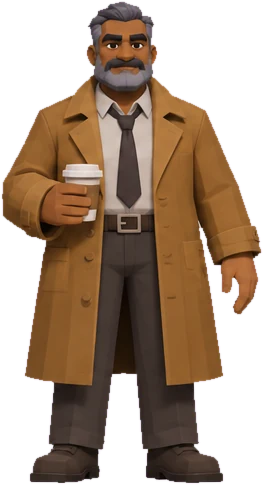
#> input picture src/town/art/dex.webp, 263 x 485 px, given in place of meena-selvi-front.png, which was not available
$ python make-figures.py ../src/town/art/dex.webp
#> lines starting #> are read from the running program, lines starting #| are printed output that depends on the picture
"""
Turns each character's four body views (assets/characters/<name>-front|back|side-left|side-right.png) into a
low-poly 3D figure for the town.

For every character it writes, under src/town/cast3d/:
  <cast>.webp   the four views packed side by side, painted onto the model from four directions
  <cast>.json   the shape: rings (elliptical slices) for the head, body, arms and legs, plus the joints they turn on
  faces/<tone>/<cast>-<expression>.webp   the face from each expression portrait, cut to fit the model's head

The shape comes from the outlines: the front view gives each slice its width, the side view its depth.
Adding a character: put the four views in assets/characters/, add a line to CAST below, and run
    python3 scripts/make-figures.py            (needs Pillow and numpy)
    python3 scripts/make-figures.py --sheet out.png   also saves a check sheet of outlines and face boxes
"""
import json
import sys
from pathlib import Path

import numpy as np
from PIL import Image, ImageDraw

ROOT = Path(__file__).resolve().parent.parent
ART = ROOT / 'assets/characters'
OUT = ROOT / 'src/town/cast3d'

# cast id -> (art file name, portrait file name, options)
# height: metres. tol: how far a pixel may differ from the grey backdrop and still count as backdrop.
CAST = {
    'meena': ('meena-selvi', 'meena-selvi', {'height': 1.68}),
    'nevethitha': ('nevethitha-rajan', 'nevethitha-rajan', {'height': 1.72}),
    'kavya': ('kavya-narayanan', 'kavya-narayanan', {'height': 1.66, 'tol': 28}),
    'lin': ('dr-yazhini-raman', 'dr-lin-abara', {'height': 1.66, 'tol': 9}),
    'karunakaran': ('captain-karunakaran-velu', 'captain-karunakaran-velu', {'height': 1.76}),
    'thenmozhi': ('thenmozhi-selvam', 'thenmozhi-selvam', {'height': 1.62}),
    'ilango': ('ilango-thangaraj', 'ilango-thangaraj', {'height': 1.7}),
    'kane': ('sethu-raman', 'kane-hollis', {'height': 1.74}),
    'vex': ('arun-kumar', 'vex-lorne', {'height': 1.74}),
    'tip': ('sakthivel-siva', 'tip-callahan', {'height': 1.7}),
    'crane': ('sivaram-chetllamuthu', 'silas-crane', {'height': 1.8}),
    'dex': ('sgt-devan-rajan', 'sgt-dex-okafor', {'height': 1.78}),
    'cole': ('officer-arul-prakash', 'officer-cole', {'height': 1.76}),
}

VIEWS = ['front', 'back', 'side-left', 'side-right']
EXPRESSIONS = ['neutral', 'suspicious', 'caught-lying', 'nervous', 'angry', 'smug', 'scared']
PORTRAITS = {
    'crime': ['assets/portraits/set-2', 'assets/portraits/set-1', 'assets/portraits/set-3', 'assets/portraits/set-5'],
    'friendly': ['assets/junior/portraits'],
}
# Junior art that is a different outfit or framing, so its face would not sit on this body.
SKIP_FACES = {('friendly', 'kavya')}

WORK = 768  # outlines are found at this image height
ATLAS_H = 1024  # each view's height in the packed texture
RING_STEP = 0.028  # metres between slices
FACE_W, FACE_H = 128, 160


# ---------- outlines ----------

def load(path: Path) -> Image.Image:
    return Image.open(path).convert('RGB')
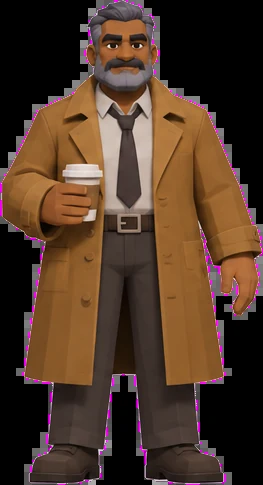
#> returned value: PIL image 263x485 RGB; mean R, G, B 79, 55.6, 40.4


# [51 lines left out: functions outline, keep_largest, runs, not called in this run]


class View:
    """One outline, with conversions between its pixels and model metres."""

    # [12 lines left out: function __init__, not called in this run]

    def row(self, y: float) -> int:
        """Pixel row for a height in metres above the ground."""
        return int(round(self.bottom - 1 - y / self.scale))

    def m(self, px: float) -> float:
        return (px - self.centre) * self.scale * self.sign

    # [9 lines left out: function spans, not called in this run]

    def edges(self) -> tuple[float, float]:
        """Model coordinate at the left and right edge of the outline's box."""
        return self.m(self.left), self.m(self.right)


# [5 lines left out: function containing, not called in this run]


def nearest(spans, v):
    return min(spans, key=lambda s: 0 if s[0] <= v <= s[1] else min(abs(s[0] - v), abs(s[1] - v))) if spans else None


# ---------- faces ----------

# [90 lines left out: functions smooth, skin, components, face_box, ring, tidy, not called in this run]


def build(cast: str, art: str, portrait: str, opts: dict, sheet: list):
    H = opts.get('height', 1.75)
    tol = opts.get('tol', 16)
    ims = {v: load(ART / f'{art}-{v}.png') for v in VIEWS}
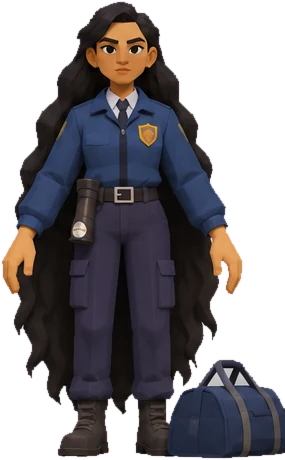
#> input picture src/town/art/juno.webp, 285 x 460 px, given in place of meena-selvi-back.png, which was not available
#> in load (call 2), `return Image.open(path).convert('RGB')`:
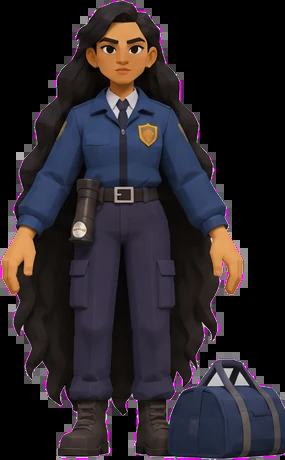
#> returned value: PIL image 285x460 RGB; mean R, G, B 41, 35.5, 40.8
    # front: image right is the character's left (+x). back: image right is -x.
    # side-left faces image-left and shows the character's left side: image left is the front (+z).
    signs = {'front': 1, 'back': -1, 'side-left': -1, 'side-right': 1}
    views = {v: View(ims[v], outline(ims[v], tol), H, signs[v]) for v in VIEWS}
    F, S = views['front'], views['side-left']

    # face and neck from the front view
    small = np.asarray(F.im.resize(F.mask.shape[::-1], Image.LANCZOS))
    head_cx = int(np.nonzero(F.mask[F.top: F.top + int(0.06 * (F.bottom - F.top))])[1].mean())
    half = int(0.09 * (F.bottom - F.top))
    fb = face_box(small, (max(0, head_cx - half), F.top, head_cx + half, F.top + int(0.3 * (F.bottom - F.top))))
    if fb is None:
        raise SystemExit(f'{cast}: no face found in the front view')
    fcx, fw, ftop, fneck = fb
    neck_y = (F.bottom - 1 - fneck) * F.scale
    face = {'x': round(F.m(fcx), 4), 'w': round(fw * F.scale, 4), 'top': round((F.bottom - 1 - ftop) * F.scale, 4), 'neck': round(neck_y, 4)}

    cx0 = F.m(head_cx)
    # crotch (or hem): the first height, coming down from the waist, where the middle column is empty
    crotch = 0.0
    y = 0.62 * H
    while y > 0.08 * H:
        if not containing(F.spans(y), cx0):
            crotch = y
            break
        y -= 0.005
    if crotch == 0.0:
        crotch = 0.08 * H  # a long coat or skirt to the ankles: no separate legs
    skirt = crotch < 0.4 * H
    hip_y = max(crotch + 0.04 * H, 0.5 * H)
    knee_y = 0.28 * H

    body_z = S.m(S.centre)

    # [4 lines left out: function depth, not called in this run]

    # side-view centre of the legs, to pick the leg span on the side view
    leg_z = np.mean([((s[0] + s[1]) / 2) for yy in np.arange(0.05 * H, 0.2 * H, 0.02) if (s := depth(yy, body_z))]) if crotch > 0.1 * H else body_z

    parts = {'head': [], 'body': [], 'armL': [], 'armR': [], 'legL': [], 'legR': []}
    arm_alive = {'armL': True, 'armR': True}
    arm_prev = {'armL': None, 'armR': None}
    misses = {'armL': 0, 'armR': 0}
    ys = np.arange(H - 0.002, 0.004, -RING_STEP)
    for y in ys:
        fs = F.spans(y)
        if not fs:
            continue
        mid = containing(fs, cx0)
        zs = depth(y, body_z if y > crotch else leg_z)
        if zs is None:
            continue
        if y >= neck_y:
            mid = mid or nearest(fs, cx0)
            parts['head'].append(ring(y, mid, zs))
            continue
        if mid and y > crotch:
            parts['body'].append(ring(y, mid, zs))
            # arms: separate spans beside the body, followed downward from the armpit
            for key, side in (('armL', 1), ('armR', -1)):
                if not arm_alive[key] or y > neck_y - 0.1 * H:
                    continue
                beside = [s for s in fs if (s[0] >= mid[1] if side > 0 else s[1] <= mid[0]) and s[1] - s[0] >= 0.03]
                if arm_prev[key] is not None:
                    beside = [s for s in beside if s[0] <= arm_prev[key][1] + 0.01 and s[1] >= arm_prev[key][0] - 0.01]
                if not beside:
                    if len(parts[key]) >= 3:
                        # fingers and cuffs can break a row or two; three empty rows end the arm
                        misses[key] += 1
                        if misses[key] >= 3:
                            arm_alive[key] = False
                    else:
                        # a few rows of loose hair or a gap in a sleeve, not an arm: start again
                        parts[key], arm_prev[key] = [], None
                    continue
                s = min(beside, key=lambda s: abs((s[0] + s[1]) / 2 - cx0))
                arm_prev[key] = s
                misses[key] = 0
                parts[key].append(ring(y, s, zs, depth_cap=(s[1] - s[0]) * 0.55))
        elif y <= crotch:
            for key, side in (('legL', 1), ('legR', -1)):
                cand = [s for s in fs if ((s[0] + s[1]) / 2 > cx0 if side > 0 else (s[0] + s[1]) / 2 < cx0)]
                if cand:
                    s = min(cand, key=lambda s: abs((s[0] + s[1]) / 2 - cx0))
                    parts[key].append(ring(y, s, zs))
            # hands that hang below the crotch keep following their arm
            for key, side in (('armL', 1), ('armR', -1)):
                if arm_alive[key] and arm_prev[key] is not None:
                    beside = [s for s in fs if s[0] <= arm_prev[key][1] + 0.01 and s[1] >= arm_prev[key][0] - 0.01]
                    leg = parts['legL' if side > 0 else 'legR']
                    beside = [s for s in beside if not (leg and abs((s[0] + s[1]) / 2 - leg[-1][1]) < 0.01)]
                    if beside:
                        s = beside[0]
                        arm_prev[key] = s
                        parts[key].append(ring(y, s, zs, depth_cap=(s[1] - s[0]) * 0.55))
                    else:
                        arm_alive[key] = False

    for k in parts:
        parts[k] = tidy(parts[k])
    if '--debug' in sys.argv:
        print({k: [r[0] for r in v] for k, v in parts.items() if k.startswith('arm')})

    joints = {}
    neck_z = (parts['head'][-1][2]) if parts['head'] else body_z
    joints['neck'] = [round(face['x'], 4), round(neck_y, 4), round(neck_z, 4)]
    joints['hip'] = [round(cx0, 4), round(hip_y, 4), round(body_z, 4)]
    swing = {}
    shoulder_y = neck_y - 0.07 * H
    for key, side in (('armL', 1), ('armR', -1)):
        rs = parts[key]
        # an arm that is hardly free of the body (holding something against it) stays still
        swing[key] = len(rs) >= 3 and rs[0][0] - rs[-1][0] >= 0.04 * H
        if not swing[key]:
            parts[key] = []
            continue
        # where the arm hangs from: just inside the body's edge at shoulder height
        sh = containing(F.spans(shoulder_y), cx0) or nearest(F.spans(shoulder_y), cx0)
        first = rs[0]
        rx, rz = first[3] * 1.15, first[4] * 1.15
        sx = (sh[1] - rx) if side > 0 else (sh[0] + rx)
        joints[key] = [round(sx, 4), round(shoulder_y, 4), first[2]]
        # the upper arm, hidden in the body (or the hair) until it swings: straight from the shoulder to where it comes free
        n = max(2, int((shoulder_y - first[0]) / RING_STEP))
        upper = []
        for i in range(n):
            t = i / n
            upper.append([round(shoulder_y + (first[0] - shoulder_y) * t, 4), round(sx + (first[1] - sx) * t, 4), first[2], round(rx, 4), round(rz, 4)])
        parts[key] = upper + rs
    for key in ('legL', 'legR'):
        rs = parts[key]
        if rs:
            joints[key] = [rs[0][1], round(hip_y, 4), rs[0][2]]
            top = list(rs[0])
            top[0] = round(rs[0][0] + 0.07, 4)
            parts[key] = [top] + rs
            joints[key.replace('leg', 'knee')] = [rs[0][1], round(knee_y, 4), rs[0][2]]
    # the neck reaches down into the body
    if parts['head']:
        plug = list(parts['head'][-1])
        plug[0] = round(neck_y - 0.06, 4)
        plug[3] = round(plug[3] * 0.8, 4)
        plug[4] = round(plug[4] * 0.8, 4)
        parts['head'].append(plug)

    # ---------- texture: the four views side by side ----------
    tiles, rects, x = [], {}, 0
    for v in VIEWS:
        vw = views[v]
        k = vw.im.height / WORK
        box = (int(vw.left * k), int(vw.top * k), int(np.ceil(vw.right * k)), int(np.ceil(vw.bottom * k)))
        crop = vw.im.crop(box)
        mask = Image.fromarray((vw.mask * 255).astype(np.uint8)).resize(vw.im.size, Image.NEAREST).crop(box)
        w = max(1, round(crop.width * ATLAS_H / crop.height))
        crop = crop.resize((w, ATLAS_H), Image.LANCZOS)
        mask = mask.resize((w, ATLAS_H), Image.BILINEAR)
        tiles.append(bleed(crop, mask))
        lo, hi = vw.edges()
        rects[v] = {'x': x, 'w': w, 'from': round(lo, 4), 'to': round(hi, 4)}
        x += w + 8
    atlas_w = x - 8
    atlas = Image.new('RGB', (atlas_w, ATLAS_H))
    for t, v in zip(tiles, VIEWS):
        atlas.paste(t, (rects[v]['x'], 0))
    OUT.mkdir(parents=True, exist_ok=True)
    atlas.save(OUT / f'{cast}.webp', 'WEBP', quality=82, method=6)
    views_out = {v: {'u0': round(r['x'] / atlas_w, 5), 'u1': round((r['x'] + r['w']) / atlas_w, 5), 'from': r['from'], 'to': r['to']} for v, r in rects.items()}

    # ---------- faces ----------
    # the decal covers the face box made a little larger, so its soft edge has picture under it
    pad_w, pad_top, pad_bottom = 1.35, 0.18, 0.06
    fh = face['top'] - face['neck']
    decal = {
        'x0': round(face['x'] - face['w'] * pad_w / 2, 4), 'x1': round(face['x'] + face['w'] * pad_w / 2, 4),
        'y0': round(face['neck'] - fh * pad_bottom, 4), 'y1': round(face['top'] + fh * pad_top, 4),
    }
    faces = {}
    for tone, dirs in PORTRAITS.items():
        if (tone, cast) in SKIP_FACES:
            continue
        found = []
        for expr in EXPRESSIONS:
            src = next((ROOT / d / f'{portrait}-{expr}.png' for d in dirs if (ROOT / d / f'{portrait}-{expr}.png').exists()), None)
            if not src:
                continue
            im = load(src)
            pb = face_box(np.asarray(im), (int(im.width * 0.2), 0, int(im.width * 0.8), int(im.height * 0.85)))
            found.append((expr, im, pb))
        # portraits drawn as one set share their framing, so the face sits in the same place in each:
        # the middle of their boxes is steadier than any one (a scowl or a beard can fool the skin finder)
        for expr, im, pb in found:
            same = [b for _, other, b in found if b is not None and other.size == im.size]
            if len(same) >= 3:
                pb = tuple(float(np.median([b[i] for b in same])) for i in range(4))
            if pb is None:
                print(f'  {cast} {tone} {expr}: no face found, skipped')
                continue
            pcx, pw, ptop, pneck = pb
            ph = pneck - ptop
            box = (pcx - pw * pad_w / 2, ptop - ph * pad_top, pcx + pw * pad_w / 2, pneck + ph * pad_bottom)
            crop = im.crop(tuple(int(round(v)) for v in box)).resize((FACE_W, FACE_H), Image.LANCZOS)
            (OUT / 'faces' / tone).mkdir(parents=True, exist_ok=True)
            crop.save(OUT / 'faces' / tone / f'{cast}-{expr}.webp', 'WEBP', quality=85, method=6)
            faces.setdefault(tone, []).append(expr)
            if sheet is not None and tone == 'crime' and expr in ('neutral', 'angry'):
                dbg = im.copy()
                ImageDraw.Draw(dbg).rectangle(box, outline=(0, 255, 0), width=6)
                sheet.append(dbg.resize((240, 240 * dbg.height // dbg.width)))

    rig = {
        'height': H, 'skirt': skirt, 'swing': swing, 'joints': joints, 'parts': {k: v for k, v in parts.items() if v},
        'views': views_out, 'face': decal, 'faces': faces,
    }
    (OUT / f'{cast}.json').write_text(json.dumps(rig, separators=(',', ':')) + '\n')

    if sheet is not None:
        for v in VIEWS:
            vw = views[v]
            small = vw.im.resize(vw.mask.shape[::-1]).convert('RGB')
            a = np.asarray(small).copy()
            a[~vw.mask] = (a[~vw.mask] * 0.3 + np.array([255, 0, 255]) * 0.7).astype(np.uint8)
            dbg = Image.fromarray(a)
            d = ImageDraw.Draw(dbg)
            if v == 'front':
                d.rectangle((fcx - fw / 2, ftop, fcx + fw / 2, fneck), outline=(0, 255, 0), width=2)
                for yy, col in ((crotch, (255, 255, 0)), (hip_y, (0, 255, 255)), (neck_y, (0, 255, 0))):
                    r = vw.row(yy)
                    d.line((0, r, dbg.width, r), fill=col)
            sheet.append(dbg.resize((240, 360)))
    print(f'{cast}: {sum(len(p) for p in parts.values())} rings, arms swing {swing}, skirt {skirt}, faces {faces}')


# [20 lines left out: function bleed, not called in this run]


if __name__ == '__main__':
    sheet_path = sys.argv[sys.argv.index('--sheet') + 1] if '--sheet' in sys.argv else None
    only = [a for a in sys.argv[1:] if a in CAST]
    tiles = [] if sheet_path else None
    for cast, (art, portrait, opts) in CAST.items():
        if only and cast not in only:
            continue
#> (the run stopped early here; a loop or call above may not have finished)
